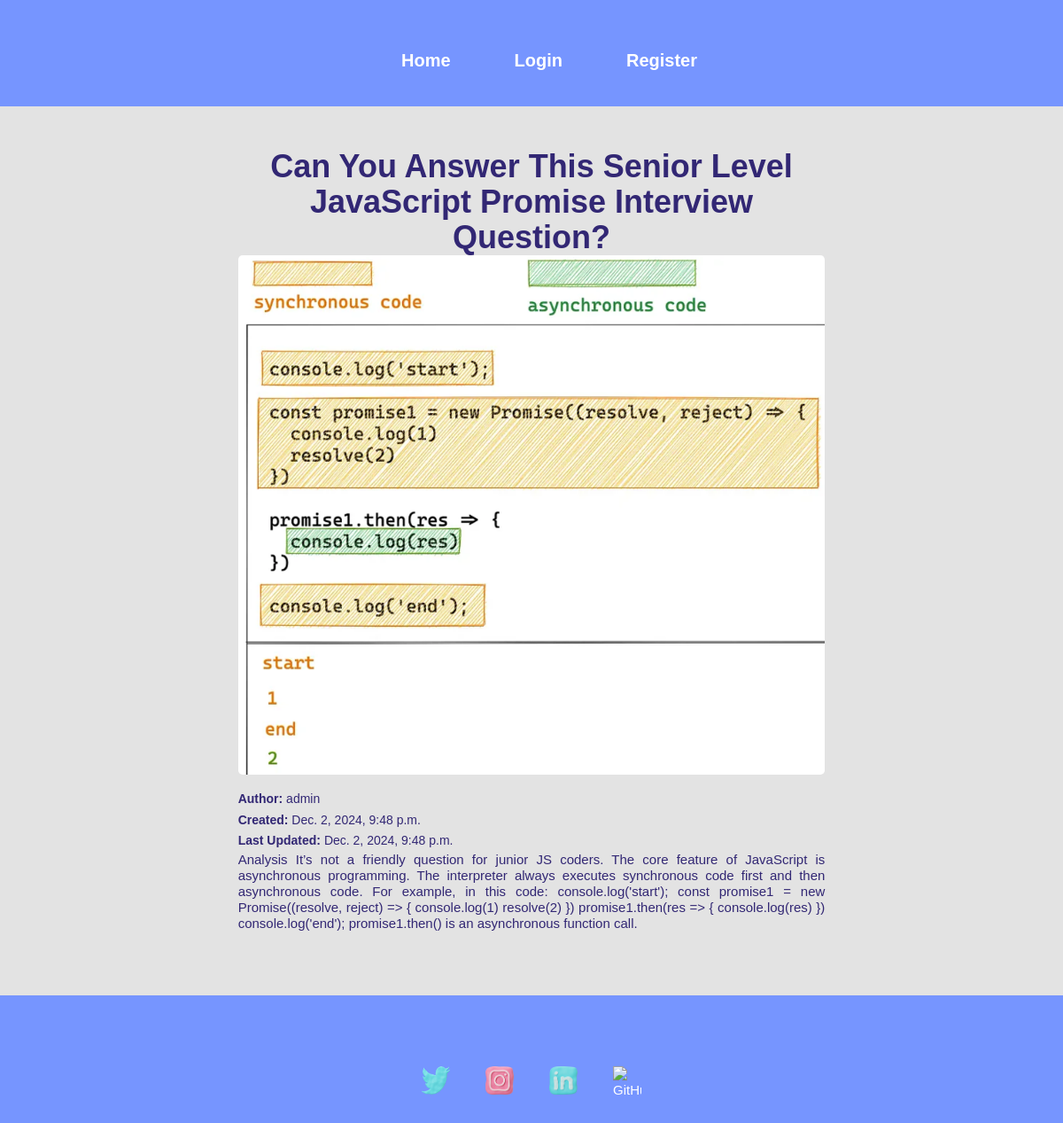
Screenshot of /view/18/ with the database file from the repository.
### medium/models.py (models this page shows, shortened)
class Post(models.Model):
    title = models.CharField(max_length=100, verbose_name="Post Title")
    image = models.ImageField(upload_to='post/', verbose_name="Post Image")
    content = models.TextField(verbose_name="Post Content")
    author = models.ForeignKey(settings.AUTH_USER_MODEL, on_delete=models.CASCADE, verbose_name="Author")
    date_posted = models.DateTimeField(auto_now_add=True, verbose_name="Date Posted")
    date_updated = models.DateTimeField(auto_now=True, verbose_name="Last Updated")
    class Meta:
        ordering = ('-date_posted',)
        verbose_name = "Blog Post"
        verbose_name_plural = "Blog Posts"

### userauth/models.py (models this page shows, shortened)
class User(AbstractUser):
    email = models.EmailField(unique=True)
    username = models.CharField(max_length=50, unique=True)
    bio = models.CharField(max_length=255)
    image=models.ImageField(upload_to='profile/')
    USERNAME_FIELD = "email"  # Login will be with email instead of username
    REQUIRED_FIELDS = ["username"]

### medium/views.py (the view)
# urls.py: path('view/<id>/', views.view, name='view'),
def view(request,id):
    post= Post.objects.get(id=id)
    context = {
        'post': post,
    }
    return render(request, 'blog/view.html', context)

### templates/blog/view.html (shortened to what this page needs)
{% extends "partials/base.html" %}
{% load static %}
{% load static tailwind_tags %}
{% block content %}
{% tailwind_css %}
<div class="container mx-auto my-5">
    <div class="flex justify-center">
        <div class="w-full md:w-2/3">
            <h1 class="text-4xl font-bold text-center ">{{ post.title }}</h1>
            {% if post.image %}
    <div class="flex justify-center mb-3">
        <img src="{{ post.image.url }}" alt="Post Image" class="img-fluid rounded-lg">
    </div>
{% endif %}
            <p class="mt-2"><strong>Author:</strong> {{ post.author.username }}</p>
            <p><strong>Created:</strong> {{ post.date_posted }}</p>
            <p><strong>Last Updated:</strong> {{ post.date_updated }}</p>
            <div class="mb-4 text-justify">
                <h5>{{ post.content }}</h5>
            </div>
        </div>
    </div>
</div>
{% endblock %}

### static/css/index.css (style rules this page uses)
html { height:100%; margin: 0; display: flex; flex-direction: column; }
.img-fluid { border-radius: 8px; object-fit: cover; }
* { margin: 0; padding: 0; }
body { background-color: white; }
body { font-family: 'Poppins', sans-serif; font-weight: 300; font-size: 15px; line-height: 1.7; color: #322774; background-color: #e3e3e3; overflow-x: hidden; }
p { font-weight: 500; font-size: 14px; line-height: 1.7; }
.mb-4 { margin-bottom: 20px; }
.text-justify { text-align: justify; word-wrap: break-word; overflow-wrap: break-word; }

### rows the page displays
Post: title "Can You Answer This Senior Level JavaScript Promise Interview Question?", image (picture), author.username "admin", date_posted "Dec. 2, 2024, 9:48 p.m.", date_updated "Dec. 2, 2024, 9:48 p.m.", content "Analysis It’s not a friendly question for junior JS coders. The core feature of JavaScript is asynchronous programming. The interpreter always executes synchronous code first and then asynchronous code. For example, in this code: console.log('start'); const promise1 = new Promise((resolve, reject) => { console.log(1) resolve(2) }) promise1.then(res => { console.log(res) }) console.log('end'); promise1.then() is an asynchronous function call."
